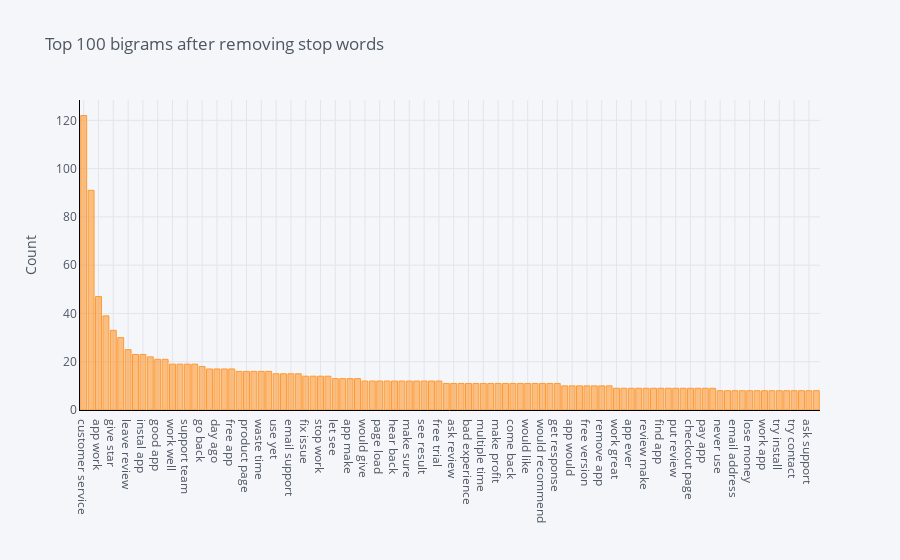

The cell this chart's notebook holds for it:
### Code cell
plot_model(plot = 'bigram')

### Figure 1 — Plotly figure (JSON) as saved in the notebook; plotly's stock layout.template omitted (floating-point values rounded to 4 significant figures)
{"data": [{"marker": {"color": "rgba(255, 153, 51, 0.6)", "line": {"color": "rgba(255, 153, 51, 1.0)", "width": 1}}, "name": "count", "orientation": "v", "text": "", "type": "bar", "x": ["customer service", "use app", "app work", "customer support", "give star", "easy use", "leave review", "contact support", "instal app", "great app", "good app", "product option", "work well", "discount code", "support team", "app use", "go back", "seem work", "day ago", "update review", "free app", "good good", "product page", "send email", "waste time", "work properly", "use yet", "work fine", "email support", "add cart", "fix issue", "start use", "stop work", "install app", "let see", "write review", "app make", "add product", "would give", "try app", "page load", "delete app", "hear back", "cart page", "make sure", "take day", "see result", "star review", "free trial", "take forever", "ask review", "see work", "bad experience", "app help", "multiple time", "first time", "make profit", "experience_usergreat_experience_usergreat experience_usergreat_experience_usergreat", "come back", "app customer", "would like", "look good", "would recommend", "give review", "get response", "bad app", "app would", "issue app", "free version", "easy set", "remove app", "get back", "work great", "uninstalled app", "app ever", "support help", "review make", "able use", "find app", "email customer", "put review", "add app", "checkout page", "still show", "pay app", "page speed", "never use", "far good", "email address", "customer use", "lose money", "still work", "work app", "app really", "try install", "try get", "try contact", "reach support", "ask support", "app provide"], "y": [122, 91, 47, 39, 33, 30, 25, 23, 23, 22, 21, 21, 19, 19, 19, 19, 18, 17, 17, 17, 17, 16, 16, 16, 16, 16, 15, 15, 15, 15, 14, 14, 14, 14, 13, 13, 13, 13, 12, 12, 12, 12, 12, 12, 12, 12, 12, 12, 12, 11, 11, 11, 11, 11, 11, 11, 11, 11, 11, 11, 11, 11, 11, 11, 11, 10, 10, 10, 10, 10, 10, 10, 9, 9, 9, 9, 9, 9, 9, 9, 9, 9, 9, 9, 9, 9, 8, 8, 8, 8, 8, 8, 8, 8, 8, 8, 8, 8, 8, 8]}], "layout": {"autosize": true, "legend": {"bgcolor": "#F5F6F9", "font": {"color": "#4D5663"}}, "paper_bgcolor": "#F5F6F9", "plot_bgcolor": "#F5F6F9", "title": {"font": {"color": "#4D5663"}, "text": "Top 100 bigrams after removing stop words"}, "xaxis": {"autorange": true, "gridcolor": "#E1E5ED", "linecolor": "black", "range": [-0.5, 99.5], "showgrid": true, "tickfont": {"color": "#4D5663"}, "title": {"font": {"color": "#4D5663"}, "text": ""}, "type": "category", "zerolinecolor": "#E1E5ED"}, "yaxis": {"autorange": true, "gridcolor": "#E1E5ED", "linecolor": "black", "range": [0, 128.4], "showgrid": true, "tickfont": {"color": "#4D5663"}, "title": {"font": {"color": "#4D5663"}, "text": "Count"}, "type": "linear", "zerolinecolor": "#E1E5ED"}}}
